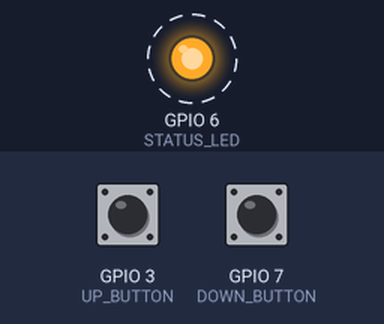
Bench run of a program on a simulated ESP32-C3. Parts: output pins drawn as LEDs (lit = HIGH). Dashed ring = blinking. The test bench sets the inputs (shaded band); at power-on: GPIO 3 (UP_BUTTON) LOW, GPIO 7 (DOWN_BUTTON) LOW. WiFi joins after 1.5 s; servers stay silent unless stated.

Above: at 2.4 s.
Timing chart, 0 to 5.6 s (numbered marks = the images above):
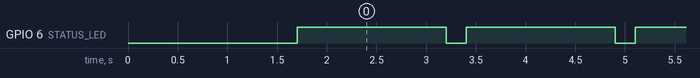

The program:

main.cpp
```cpp
#include <Arduino.h>
#include <WiFi.h>

#define UP_BUTTON 3
#define DOWN_BUTTON 7
#define STATUS_LED 6

WiFiClient client;

void setup() {
  Serial.begin(9600);
  pinMode(UP_BUTTON, INPUT);
  pinMode(DOWN_BUTTON, INPUT);
  pinMode(STATUS_LED, OUTPUT);

  WiFi.mode(WIFI_STA);
  WiFi.begin("LAMP", "1234567890");

  while(WiFi.status() != WL_CONNECTED) {
    delay(300);
  }

  if(client.connect("192.168.4.1", 80)) {
    digitalWrite(STATUS_LED, HIGH);
  }
}

void loop() {
  if(client.connected()) {
    client.println("Hello world!");

    bool up_button_pressed = digitalRead(UP_BUTTON);
    bool down_button_pressed = digitalRead(DOWN_BUTTON);

    if(up_button_pressed) {
      client.println("UP");
    }

    if(down_button_pressed) {
      client.println("DOWN");
    }

  } else {
    digitalWrite(STATUS_LED, LOW);
    client.connect("192.168.1.0", 80);
    digitalWrite(STATUS_LED, HIGH);
  }

  delay(100);
}
```

Measured:
- by itself, GPIO 6 (STATUS_LED): alternates HIGH for 1.5 s and LOW for 0.20 s
